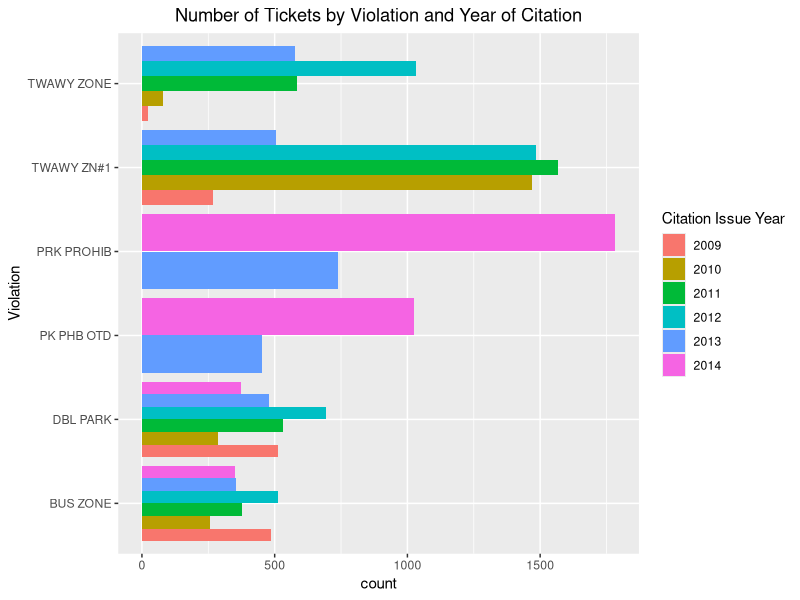
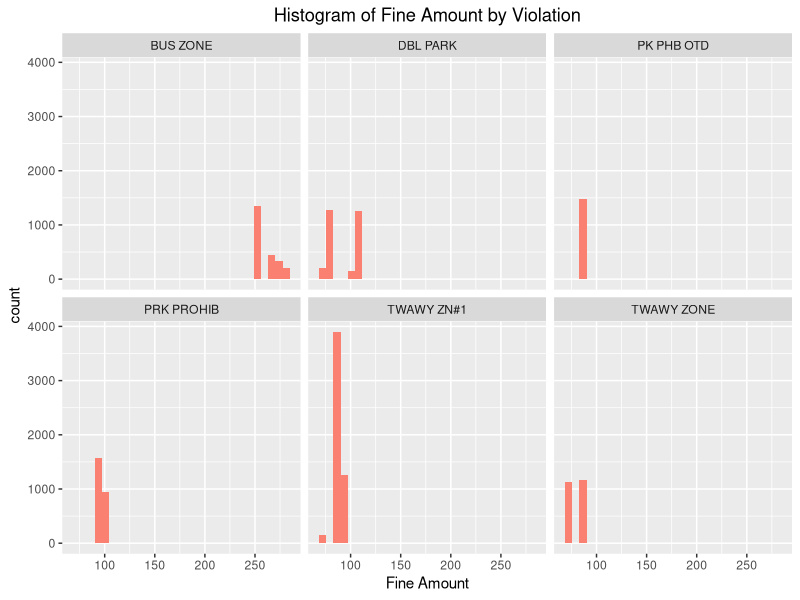
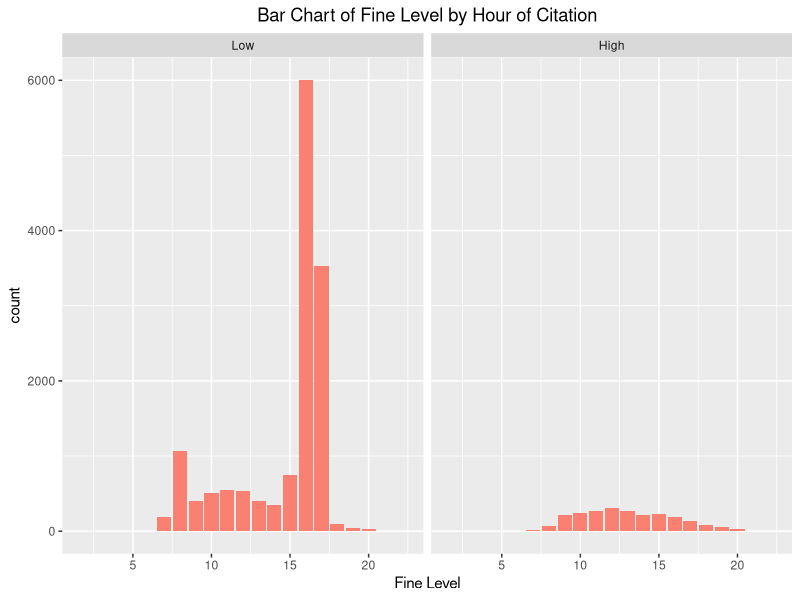
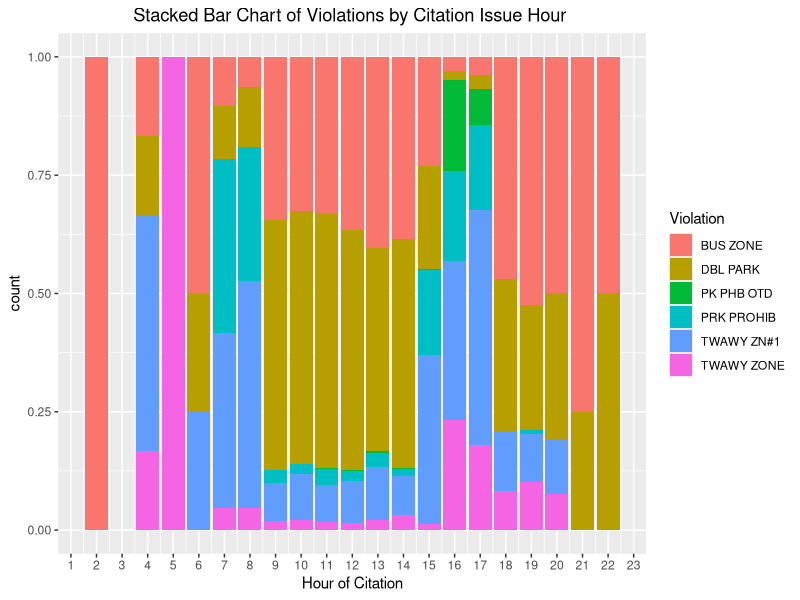
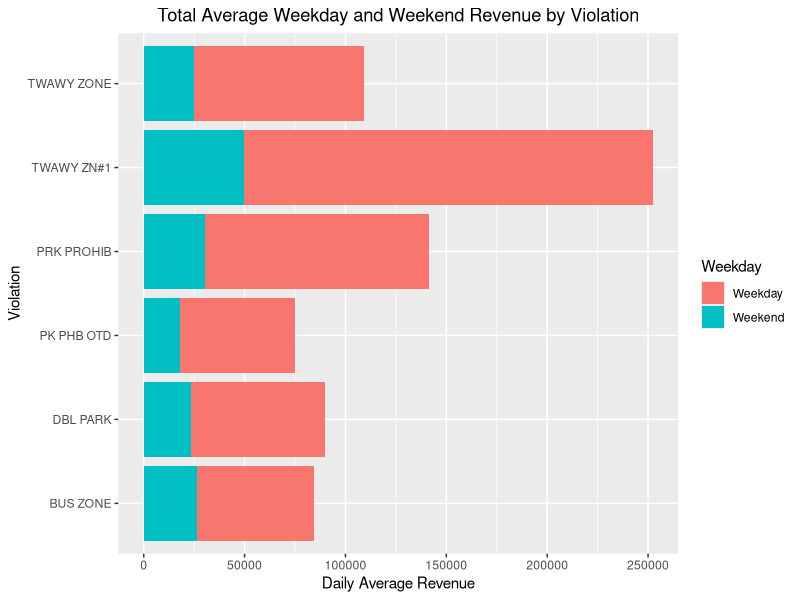

R code for these plots, in order:
## ---- chunk 1
knitr::opts_chunk$set(fig.pos = 'H')

library(ggplot2)
library(dplyr)

rawTickets <- data.frame(read.csv('Muni_Driver_Reported_Transit_Only_Lane_Violations.csv', header = T, sep = ","))
tickets <- read.csv("tickets.csv")

## ---- chunk 2
print("Cite the above source properly")
## ---- chunk 3
print("Cite the above sources properly")
## ---- chunk 4
print("Cite the above sources properly")
## ---- chunk 5
ggplot(data = tickets) + geom_bar(mapping = aes(x = tickets$Violation, fill = as.factor(tickets$Citation.Issue.Year)), position = "dodge") + coord_flip() + xlab("Violation") + theme(plot.title = element_text(hjust = 0.5)) + ggtitle("Number of Tickets by Violation and Year of Citation") + labs(fill = "Citation Issue Year") 
## ---- chunk 6
fine.plot <- ggplot(data = tickets) + geom_histogram(mapping = aes(x = tickets$Fine.Amount), fill="salmon")

fine.plot + facet_wrap(~tickets$Violation) + xlab("Fine Amount") + theme(plot.title = element_text(hjust = 0.5)) + 
    ggtitle("Histogram of Fine Amount by Violation")

rm(fine.plot)
## ---- chunk 7
# Initialize new factor variable Fine.Level
tickets$Fine.Level <- tickets$Fine.Amount
tickets$Fine.Level <- ifelse(tickets$Fine.Amount < 175, "Low", "High")
tickets$Fine.Level <- as.factor(tickets$Fine.Level)
tickets$Fine.Level <- relevel(tickets$Fine.Level, "Low")
## Generate table

fine.plot3 <- ggplot(data = tickets) + geom_bar(mapping = aes(x = tickets$Citation.Issue.Hour), 
    fill = "salmon")
fine.plot3 + facet_wrap(~tickets$Fine.Level) + xlab("Fine Level") + theme(plot.title = element_text(hjust = 0.5)) + 
    ggtitle("Bar Chart of Fine Level by Hour of Citation")

rm(fine.plot3)
## ---- chunk 8

ggplot(tickets, aes(x = Citation.Issue.Hour, fill = Violation)) + geom_bar(position = "fill") + 
    scale_x_continuous(breaks = seq(0, 24, 1)) + xlab("Hour of Citation") + 
    theme(plot.title = element_text(hjust = 0.5)) + ggtitle("Stacked Bar Chart of Violations by Citation Issue Hour ")

## ---- chunk 9
#Create variable that stores sum of apount paid by violation and weekday 
tickets.violWeekday <- aggregate(tickets[,c("Amount.Paid")], by=list(tickets$Violation, tickets$Citation.Issue.Weekday), FUN=sum)
  ##Rename the columns of tickets.violWeekday
tickets.violWeekday <- rename(tickets.violWeekday, Violation = Group.1, Weekday = Group.2, Total.Revenue = x)
  ##Create new column for daily average revenue: IF day == weekday, then divide TR by 5; ELSE divide by 2
tickets.violWeekday$Daily.Average.Revenue <- ifelse(tickets.violWeekday$Weekday == 1, tickets.violWeekday$Total.Revenue/5, tickets.violWeekday$Total.Revenue/2)

#Average Weekday and Weekend Revenue by Violation
p <- ggplot(tickets.violWeekday, aes(x=Violation, y=Daily.Average.Revenue, fill=Weekday))
p + geom_col() + coord_flip() + theme(plot.title = element_text(hjust = 0.5)) + ggtitle("Total Average Weekday and Weekend Revenue by Violation") + ylab("Daily Average Revenue")

#Remove from Workspace
rm(p, tickets.violWeekday)
